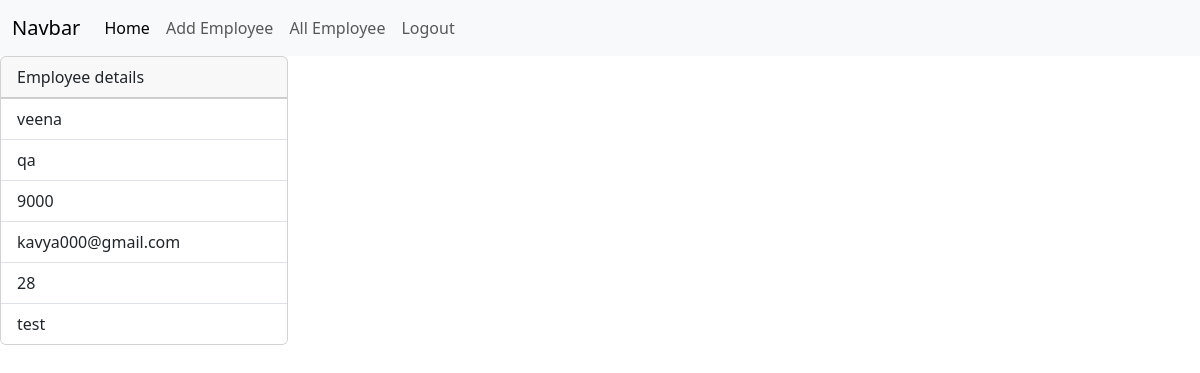
/employees/3 (signed in), run on the app's committed database.
### crm/models.py (models this page shows)
class Employees(models.Model):
    name=models.CharField(max_length=100)
    department=models.CharField(max_length=100)
    salary=models.PositiveIntegerField()
    email=models.EmailField(unique=True)
    age=models.PositiveIntegerField(max_length=100)
    contact=models.CharField(max_length=100)
    image=models.ImageField(upload_to="images",null=True,blank=True)
    dob=models.DateField(null=True,blank=True)

### crm/views.py (the view)
# urls.py: path("employees/<int:pk>",views.EmployeeDetailView.as_view(),name="emp-detail"),
@method_decorator(signin_required,name="dispatch")
class EmployeeDetailView(View):
    def get(self,request,*args,**kwargs):
        id=kwargs.get("pk")
        qs=Employees.objects.get(id=id)
        return render(request,"emp_detail.html",{"data":qs})

### crm/views.py (called while the page is built)
def signin_required(fn):
    def wrapper(request,*args,**kwargs):
        if not request.user.is_authenticated:
            messages.error(request,"in  valid session")
            return redirect("signin")
        else:
            return fn(request,*args,**kwargs)
    return wrapper

### crm/templates/emp_detail.html (shortened to what this page needs)
{%extends 'base.html'%}
{%block body_block %}
<div>
  <div class="card" style="width: 18rem;">
      <div class="card-header">
        Employee details
      </div>
      <ul class="list-group list-group-flush">
        <li class="list-group-item">{{data.name}}</li>
        <li class="list-group-item">{{data.department}}</li>
        <li class="list-group-item">{{data.salary}}</li>
        <li class="list-group-item">{{data.email}}</li>
        <li class="list-group-item">{{data.age}}</li>
        <li class="list-group-item">{{data.contact}}</li>
      </ul>
    </div>
</div>
{%endblock%}

### data on the page
Employees: name "veena", department "qa", salary "9000", email "kavya000@gmail.com", age "28", contact "test"
